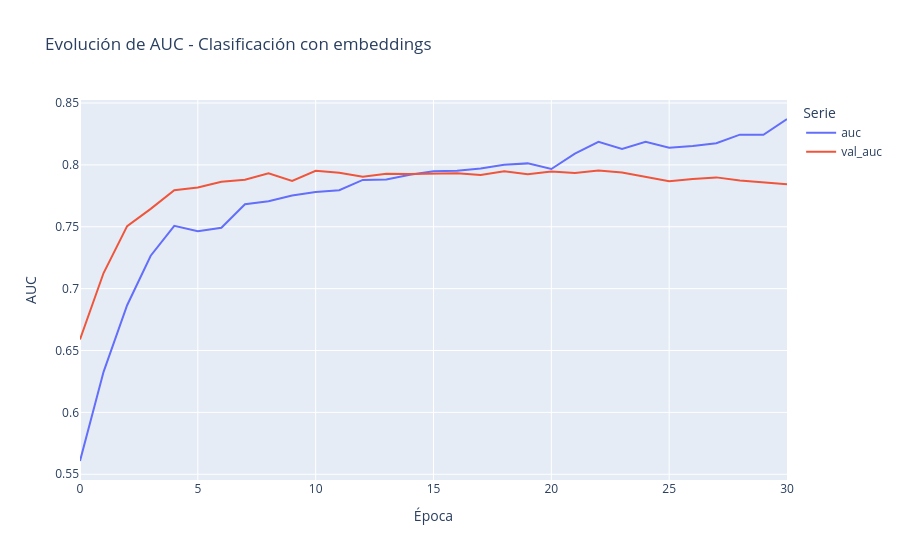

Here is the notebook cell this chart was saved with:
### Markdown cell above
### Evolución de AUC

### Code cell
fig = px.line(
    hist_class,
    y=["auc", "val_auc"],
    title="Evolución de AUC - Clasificación con embeddings",
    labels={"index": "Época", "value": "AUC", "variable": "Serie"}
)

fig.show()

### Figure 1 — Plotly figure (JSON) as saved in the notebook; plotly's stock layout.template omitted (floating-point values rounded to 4 significant figures)
{"data": [{"hovertemplate": "Serie=auc<br>Época=%{x}<br>AUC=%{y}<extra></extra>", "legendgroup": "auc", "line": {"color": "#636efa", "dash": "solid"}, "marker": {"symbol": "circle"}, "mode": "lines", "name": "auc", "orientation": "v", "showlegend": true, "type": "scatter", "x": [0, 1, 2, 3, 4, 5, 6, 7, 8, 9, 10, 11, 12, 13, 14, 15, 16, 17, 18, 19, 20, 21, 22, 23, 24, 25, 26, 27, 28, 29, 30], "xaxis": "x", "y": [0.5607, 0.6328, 0.6866, 0.7266, 0.7507, 0.7464, 0.7492, 0.7682, 0.7706, 0.7753, 0.7781, 0.7795, 0.7878, 0.7883, 0.792, 0.7948, 0.7954, 0.797, 0.8001, 0.8012, 0.7967, 0.809, 0.8186, 0.8129, 0.8186, 0.8139, 0.8153, 0.8175, 0.8244, 0.8243, 0.8371], "yaxis": "y"}, {"hovertemplate": "Serie=val_auc<br>Época=%{x}<br>AUC=%{y}<extra></extra>", "legendgroup": "val_auc", "line": {"color": "#EF553B", "dash": "solid"}, "marker": {"symbol": "circle"}, "mode": "lines", "name": "val_auc", "orientation": "v", "showlegend": true, "type": "scatter", "x": [0, 1, 2, 3, 4, 5, 6, 7, 8, 9, 10, 11, 12, 13, 14, 15, 16, 17, 18, 19, 20, 21, 22, 23, 24, 25, 26, 27, 28, 29, 30], "xaxis": "x", "y": [0.659, 0.7126, 0.7506, 0.7645, 0.7795, 0.7818, 0.7864, 0.788, 0.7931, 0.7871, 0.7952, 0.7937, 0.7905, 0.7927, 0.7926, 0.7932, 0.7933, 0.7917, 0.7948, 0.7924, 0.7947, 0.7935, 0.7955, 0.7939, 0.7906, 0.7869, 0.7885, 0.7899, 0.7874, 0.7858, 0.7843], "yaxis": "y"}], "layout": {"legend": {"title": {"text": "Serie"}, "tracegroupgap": 0}, "title": {"text": "Evolución de AUC - Clasificación con embeddings"}, "xaxis": {"anchor": "y", "domain": [0, 1], "title": {"text": "Época"}}, "yaxis": {"anchor": "x", "domain": [0, 1], "title": {"text": "AUC"}}}}
